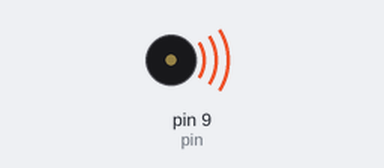
The sketch below on a simulated Arduino Uno, built with avr-gcc and run on an emulated ATmega328P. On the bench: buzzer (waves = sounding). What the sketch prints to the serial monitor is not drawn.

Above: at 3.0 s.
Timing chart, 0 to 4.7 s (numbered marks = the images above):
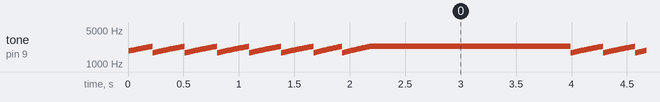

Measured:
- by itself, tone on pin 9 (pin): plays 1860 Hz for 0.01 s, 1880 Hz for 0.01 s, 1900 Hz for 0.01 s, 1920 Hz for 0.01 s, 1940 Hz for 0.01 s, 1960 Hz for 0.01 s … (2870 notes in this stretch)

The sketch:

engrl_1_3_2.ino
```cpp
/* VideoGameSound with Arduino
   Author: Dr. JAK
   Date: 10/25/15 */

int pin=9;

void setup() {
  pinMode(pin,OUTPUT);
  Serial.begin(9600);
}

void loop() {
  for(int duration=15;duration>=1;duration=duration-1){
    for(int freq=1700;freq<=2300;freq=freq+20){
      tone(pin,freq,duration);
      Serial.print(freq);
      Serial.print(" ");
      Serial.println(duration);
    }
  }
}
```
